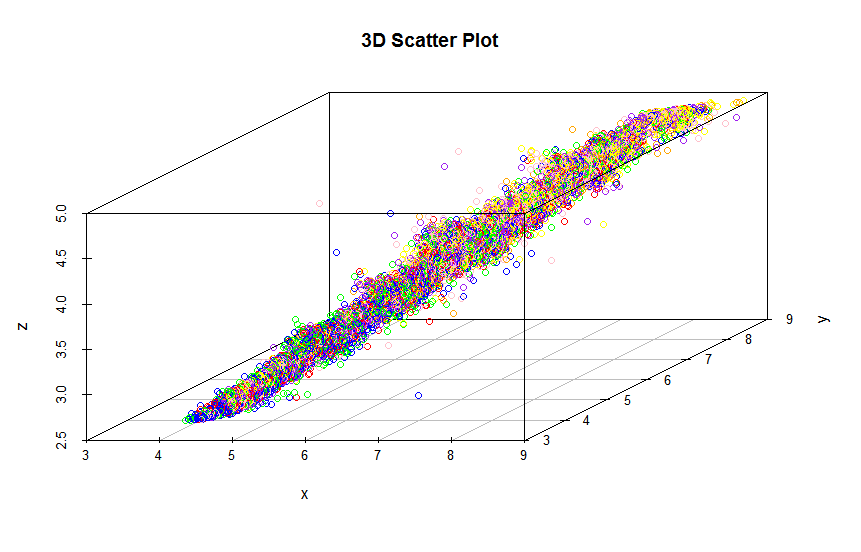

This chart was generated by the following R code:
require(ggplot2)

data(diamonds)

diamonds <- diamonds[diamonds$z < 5,]
diamonds <- diamonds[diamonds$z > 2.5,]

diamonds$color <- as.character(diamonds$color)
diamonds$color[diamonds$color == "D"] <- "red"
diamonds$color[diamonds$color == "E"] <- "blue"
diamonds$color[diamonds$color == "F"] <- "green"
diamonds$color[diamonds$color == "G"] <- "purple"
diamonds$color[diamonds$color == "H"] <- "pink"
diamonds$color[diamonds$color == "I"] <- "yellow"
diamonds$color[diamonds$color == "J"] <- "orange"

with(diamonds, {
  scatterplot3d::scatterplot3d(x,y,z,main="3D Scatter Plot",color=color)
})
